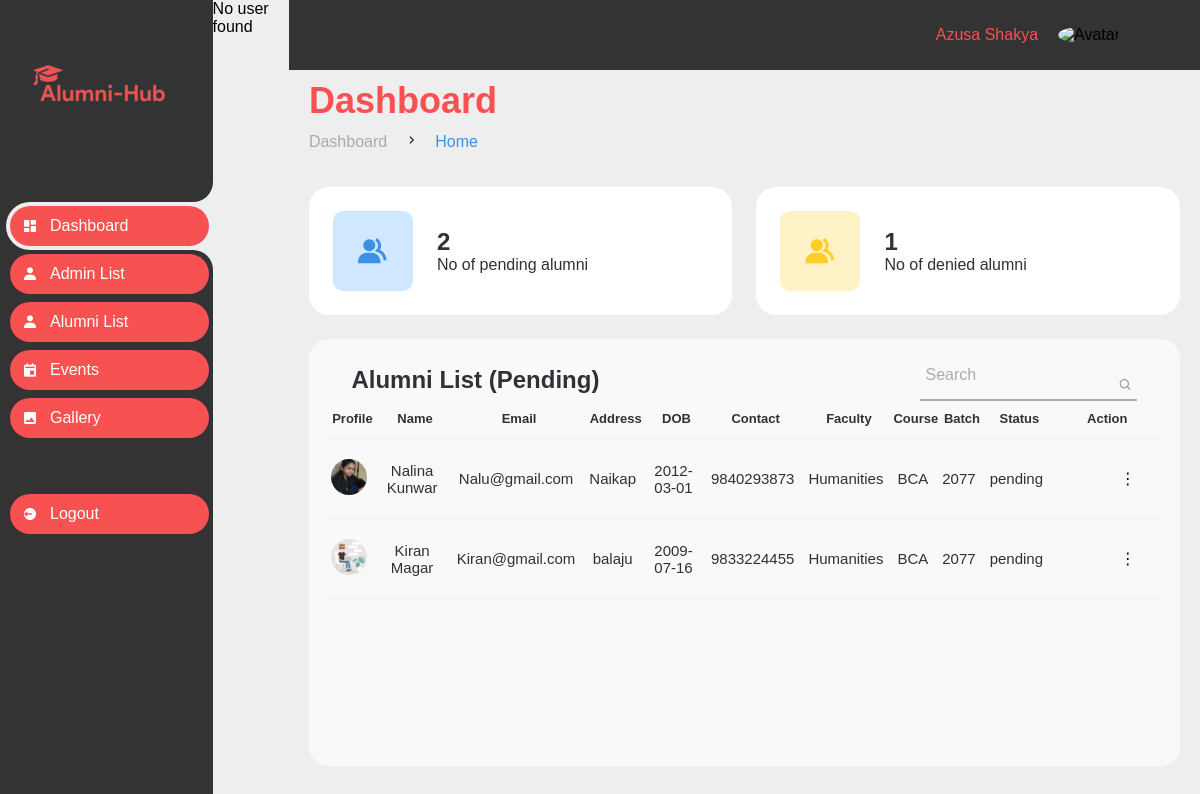
The page /DB_Admin/Dashboard.php (signed in) on the database its author committed.
### tables this page shows
CREATE TABLE `users` (
  `user_id` int(11) NOT NULL,
  `user_name` varchar(40) NOT NULL,
  `email` varchar(40) NOT NULL,
  `password` varchar(300) NOT NULL,
  `reset_token_hash` varchar(200) DEFAULT NULL,
  `reset_token_expires_at` datetime DEFAULT NULL,
  `address` varchar(40) NOT NULL,
  `DOB` date NOT NULL,
  `phone_no` varchar(15) NOT NULL,
  `bio` varchar(500) NOT NULL DEFAULT 'Write about Yourself:',
  `image` varchar(200) NOT NULL,
  `status` varchar(20) NOT NULL DEFAULT 'pending'
);

CREATE TABLE `faculties` (
  `faculty_id` int(11) NOT NULL,
  `faculty_name` varchar(40) DEFAULT NULL
);

CREATE TABLE `courses` (
  `course_id` int(11) NOT NULL,
  `course_name` varchar(40) DEFAULT NULL
);

CREATE TABLE `batch` (
  `batch_id` int(11) NOT NULL,
  `batch_no` int(40) DEFAULT NULL
);

### DB_Admin/Dashboard.php (the view, shortened to what this page needs)
<?php
require_once('../DB_Superadmin/dashboard_template.php');
?>
<section class="right-lower">
    <main>
        <div class="head-title">
            <div class="left">
                <h1>Dashboard</h1>
                <ul class="breadcrumb">
                    <li>
                        <a href="#">Dashboard</a>
                    </li>
                    <li><i class='bx bx-chevron-right'></i></li>
                    <li>
                        <a class="active" href="../Landing_pages/index.php">Home</a>
                    </li>
                </ul>
            </div>
        </div>
        <ul class="box-info">
            <?php
            include "../connect.php";
            $studentQuery = "SELECT COUNT(*) as student_count FROM role
            JOIN role_junction ON role_junction.role_id = role.role_id
            JOIN users on role_junction.user_id = users.user_id
            WHERE role.role = 'student' AND users.status = 'pending'";
            $result = mysqli_query($conn, $studentQuery);
            $pendingstudentCount = $result->fetch_assoc()['student_count'];
            $studentQuery = "SELECT COUNT(*) as student_count FROM role
            JOIN role_junction ON role_junction.role_id = role.role_id
            JOIN users on role_junction.user_id = users.user_id
            WHERE role.role = 'student' AND users.status = 'denied'";
            $result = mysqli_query($conn, $studentQuery);
            $deniedstudentCount = $result->fetch_assoc()['student_count'];
            ?>
            <li>
                <i class='bx bxs-group'></i>
                <span class="text">
                    <h3>
                        <?php echo $pendingstudentCount; ?>
                    </h3>
                    <p>No of pending alumni</p>
                </span>
            </li>
            <li>
                <i class='bx bxs-group'></i>
                <span class="text">
                    <h3>
                        <?php echo $deniedstudentCount; ?>
                    </h3>
                    <p>No of denied alumni</p>
                </span>
            </li>
        </ul>
        <?php
        $sqlAlumni = "SELECT u.*, s.*, r.*, f.*, c.*, b.*
                    FROM users u
                    JOIN role_junction rj on rj.user_id = u.user_id
                    JOIN role r on rj.role_id = r.role_id
                    JOIN students s on s.user_id = u.user_id
                    JOIN faculties f on f.faculty_id = s.faculty_id
                    JOIN courses c on c.course_id = s.course_id
                    JOIN batch b on b.batch_id = s.batch_id
                    WHERE r.role = 'student' AND u.status = 'pending'";
        $resultAlumni = mysqli_query($conn, $sqlAlumni);
        if ($resultAlumni) {
            $alumniRecords = array();
            if (mysqli_num_rows($resultAlumni) > 0) {
                $i = 0;
                while ($row = mysqli_fetch_assoc($resultAlumni)) {
                    $alumniRecords[$i] = array(
                        "user_id" => $row['user_id'],
                        "std_id" => $row['std_id'],
                        "role_id" => $row['role_id'],
                        "faculty_id" => $row['faculty_id'],
                        "course_id" => $row['course_id'],
                        "batch_id" => $row['batch_id'],
                        "user_name" => $row['user_name'],
                        "email" => $row['email'],
                        "address" => $row['address'],
                        "DOB" => $row['DOB'],
                        "phone_no" => $row['phone_no'],
                        "status" => $row['status'],
                        "image" => $row['image'],
                        "faculty_name" => $row['faculty_name'],
                        "course_name" => $row['course_name'],
                        "batch_no" => $row['batch_no'],
                    );
                    $i++;
                }
            }
            ?>
            <div class="table-data">
                <div class="order">
                    <div class="container1">
                        <div class="center1">
                            <div class="head">
                                <h3>Alumni List (Pending)</h3>
                                <div class="text1">
                                    <input type="text" id="alumniSearchInput" required />
                                    <i class='bx bx-search'></i>
                                    <label>Search</label>
                                </div>
                            </div>
                            <table>
                                <tr>
                                    <th>Profile</th>
                                    <th>Name</th>
                                    <th>Email</th>
                                    <th>Address</th>
                                    <th>DOB</th>
                                    <th>Contact</th>
                                    <th>Faculty</th>
                                    <th>Course</th>
                                    <th>Batch</th>
                                    <th>Status</th>
                                    <th>Action</th>
                                </tr>
                                <tbody id="alumniTableBody">
                                    <?php
                                    if (empty($alumniRecords)) {
                                        echo "<tr><td colspan='8'>No Data are in pending list.</td></tr>";
                                    } else {
                                        foreach ($alumniRecords as $record) { ?>
                                            <tr>
                                                <td>
                                                    <img src="<?php echo "../images/profile/" . $record['image'] ?>">
                                                </td>
                                                <td>
                                                    <?= $record['user_name'] ?>
                                                </td>
                                                <td>
                                                    <?= $record['email'] ?>
                                                </td>
                                                <td>
                                                    <?= $record['address'] ?>
                                                </td>
                                                <td>
                                                    <?= $record['DOB'] ?>
                                                </td>
                                                <td>
                                                    <?= $record['phone_no'] ?>
                                                </td>
                                                <td>
                                                    <?= $record['faculty_name'] ?>
                                                </td>
                                                <td>
                                                    <?= $record['course_name'] ?>
                                                </td>
                                                <td>
                                                    <?= $record['batch_no'] ?>
                                                </td>
                                                <td>
                                                    <?= $record['status'] ?>
                                                </td>
                                                <td class="change-buttons">
                                                    <div class="dropdown">
                                                        <button class="icon-button">&#x22EE;</button>
                                                    </div>
                                                </td>
                                            </tr>
                                        <?php }
                                    } ?>
                                </tbody>
                            </table>
                            <?php
        } else {
            echo "Error: " . mysqli_error($conn);
        } ?>
                    </div>
                </div>
            </div>
        </div>
    </main>
</section>
</section>
</section>
</div>
</body>
</html>

### DB_superAdmin/Dashboard.css (style rules this page uses)
* { margin: 0; padding: 0; box-sizing: border-box; font-family: 'poppins', sans-serif; }
* { scroll-behavior: smooth; }
html { background-color: var(--grey); }
.right-lower { height: 726px; overflow: auto; }
.right-lower .head-title .left h1 { font-family: 'poppins', sans-serif; color: #F85151; }
.icon-button { background: none; border: none; color: #000; cursor: pointer; font-size: 16px; padding: 0; margin: 0 0 0 47px; width: 35px; }
.change-buttons .dropdown { position: relative; }
table td.change-buttons { width: 13%; }
.container1 { display: flex; justify-content: center; flex-wrap: wrap; align-content: center; }
.center1 { width: 98%; border-radius: 10px; }
a { text-decoration: none; }
li { list-style: none; }
:root { --poppins: 'Poppins', sans-serif; --lato: 'Lato', sans-serif; --light: #F9F9F9; --blue: #3C91E6; --light-blue: #CFE8FF; --grey: #eee; --dark-grey: #AAAAAA; --dark: #342E37; --red: #DB504A; --yellow: #FFCE26; --light-yellow: #FFF2C6; --orange: #FD7238; --light-orange: #FFE0D3; }
main { width: 100%; padding: 10px 20px; font-family: var(--poppins); }
main .head-title { display: flex; align-items: center; justify-content: space-between; grid-gap: 16px; flex-wrap: wrap; }
main .head-title .left h1 { font-size: 36px; font-weight: 600; margin-bottom: 10px; color: var(--dark); }
main .head-title .left .breadcrumb { display: flex; align-items: center; grid-gap: 16px; }
main .head-title .left .breadcrumb li { color: var(--dark); }
main .head-title .left .breadcrumb li a { color: var(--dark-grey); pointer-events: none; }
main .head-title .left .breadcrumb li a.active { color: var(--blue); pointer-events: unset; }
main .box-info { display: grid; grid-template-columns: repeat(auto-fit, minmax(240px, 1fr)); grid-gap: 24px; margin-top: 36px; }
main .box-info li { padding: 24px; background: #ffffff; border-radius: 20px; display: flex; align-items: center; grid-gap: 24px; }
main .box-info li .bx { width: 80px; height: 80px; border-radius: 10px; font-size: 36px; display: flex; justify-content: center; align-items: center; }
main .box-info li:nth-child(1) .bx { background: var(--light-blue); color: var(--blue); }
main .box-info li:nth-child(2) .bx { background: var(--light-yellow); color: var(--yellow); }
main .box-info li .text h3 { font-size: 24px; font-weight: 600; color: var(--dark); }
main .box-info li .text p { color: var(--dark); }
main .table-data { display: flex; flex-wrap: wrap; grid-gap: 24px; margin-top: 24px; width: 100%; color: var(--dark); }
main .table-data>div { border-radius: 20px; background: var(--light); padding: 10px; margin-bottom: 35px; height: 427px; overflow-x: auto; }
main .table-data .head { display: flex; align-items: center; grid-gap: 16px; margin: 10px 24px 10px 24px; }
main .table-data .head h3 { margin-right: auto; font-size: 24px; font-weight: 600; }
main .table-data .head .bx { cursor: pointer; }
main .table-data .order { width: 100%; }
main .table-data .order table { width: 100%; border-collapse: collapse; }
main .table-data .order table th { padding-bottom: 12px; font-size: 13px; text-align: center; border-bottom: 1px solid var(--grey); }
main .table-data .order table tr td { padding: 20px 10px 20px 4px; font-size: 15px; text-align: center; border-bottom: 1px solid var(--grey); }
main .table-data .order table td img { width: 36px; height: 36px; border-radius: 50%; object-fit: cover; }
.text1 { position: relative; border-bottom: 2px solid #adadad; }
.text1 input { width: 100%; padding: 0 5px; height: 40px; font-size: 16px; border: none; background: none; outline: none; }
.text1 i { right: 5px; top: 26px; font-size: 14px; color: #999; cursor: pointer; position: absolute; transform: translateY(-50%); }
.text1 label { position: absolute; top: 40%; left: 5px; color: #adadad; transform: translateY(-50%); font-size: 16px; pointer-events: none; transition: .5s; }

### rows shown on the page
users: image (picture), user_name "Nalina Kunwar", email "Nalu@gmail.com", address "Naikap", DOB "2012-03-01", phone_no "9840293873", faculties.faculty_name "Humanities", courses.course_name "BCA", batch.batch_no "2077", status "pending"
users: image (picture), user_name "Kiran Magar", email "Kiran@gmail.com", address "balaju", DOB "2009-07-16", phone_no "9833224455", faculties.faculty_name "Humanities", courses.course_name "BCA", batch.batch_no "2077", status "pending"

### other values the page prints
$_SESSION['username'] "Azusa Shakya"
$pendingstudentCount "2"
$deniedstudentCount "1"
